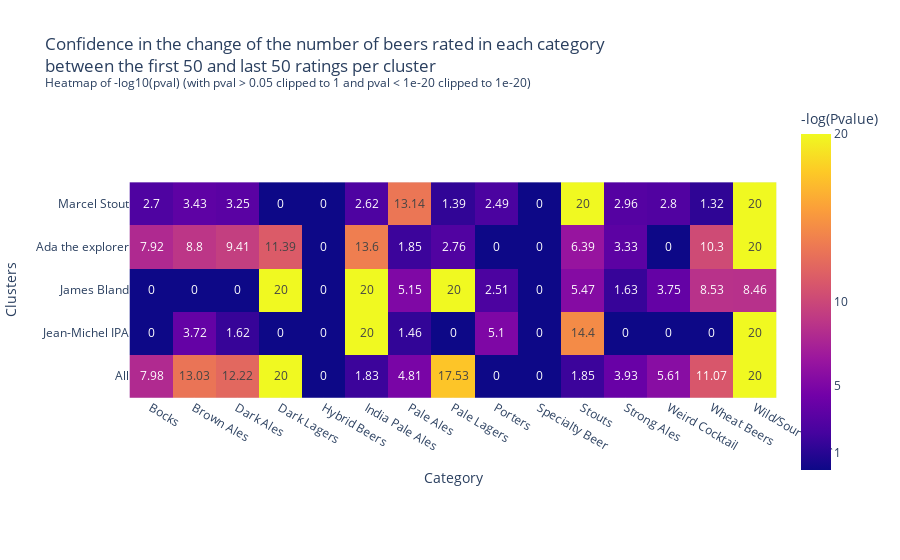

The notebook cell saved with this chart:
### Code cell
df_pval = mean_user.iloc[:,30:35].T.copy()
pval = df_pval.to_numpy()
#print(pval.dtypes)

# pval = pval[pval > 0.05]

pval[pval < 1e-20] = 1e-20
pval[pval > 0.05] = 1
pval = -np.log10(pval)
pval = np.round(pval,2)


#pval.iloc[4,14] = max(pval)Plot Title <br><sup>Plot Subtitle</sup>
fig = px.imshow(pval, text_auto=True, title="Confidence in the change of the number of beers rated in each category <br>"\
                                            "between the first 50 and last 50 ratings per cluster<br><sup>"\
                                            "Heatmap of -log10(pval) (with pval > 0.05 clipped to 1 and pval < 1e-20 clipped to 1e-20)</sup>",
                labels=dict(x="Category", y="Clusters", color="Pvalue"),
                x=df_pval.columns.values,
                y=list(idx.keys()),
               )
#plt.figtext(0.5, 0.01, "fdnpobfsubgpafbagèaiègs")

fig.update_layout(coloraxis_colorbar=dict(
    title="-log(Pvalue)",
    tickvals=[1,5,10,20],
    ticktext=["1", "5", "10", "20"],
))


fig.show()
fig.write_html("heatmap_pval.html")

### Figure 1 — Plotly figure (JSON) as saved in the notebook; plotly's stock layout.template omitted (floating-point values rounded to 4 significant figures)
{"data": [{"coloraxis": "coloraxis", "hovertemplate": "Category: %{x}<br>Clusters: %{y}<br>Pvalue: %{z}<extra></extra>", "name": "0", "texttemplate": "%{z}", "type": "heatmap", "x": ["Bocks", "Brown Ales", "Dark Ales", "Dark Lagers", "Hybrid Beers", "India Pale Ales", "Pale Ales", "Pale Lagers", "Porters", "Specialty Beer", "Stouts", "Strong Ales", "Weird Cocktail", "Wheat Beers", "Wild/Sour Beers"], "xaxis": "x", "y": ["Marcel Stout", "Ada the explorer", "James Bland", "Jean-Michel IPA", "All"], "yaxis": "y", "z": [[2.7, 3.43, 3.25, 0, 0, 2.62, 13.14, 1.39, 2.49, 0, 20, 2.96, 2.8, 1.32, 20], [7.92, 8.8, 9.41, 11.39, 0, 13.6, 1.85, 2.76, 0, 0, 6.39, 3.33, 0, 10.3, 20], [0, 0, 0, 20, 0, 20, 5.15, 20, 2.51, 0, 5.47, 1.63, 3.75, 8.53, 8.46], [0, 3.72, 1.62, 0, 0, 20, 1.46, 0, 5.1, 0, 14.4, 0, 0, 0, 20], [7.98, 13.03, 12.22, 20, 0, 1.83, 4.81, 17.53, 0, 0, 1.85, 3.93, 5.61, 11.07, 20]]}], "layout": {"coloraxis": {"colorbar": {"ticktext": ["1", "5", "10", "20"], "tickvals": [1, 5, 10, 20], "title": {"text": "-log(Pvalue)"}}, "colorscale": [[0, "#0d0887"], [0.1111, "#46039f"], [0.2222, "#7201a8"], [0.3333, "#9c179e"], [0.4444, "#bd3786"], [0.5556, "#d8576b"], [0.6667, "#ed7953"], [0.7778, "#fb9f3a"], [0.8889, "#fdca26"], [1, "#f0f921"]]}, "title": {"text": "Confidence in the change of the number of beers rated in each category <br>between the first 50 and last 50 ratings per cluster<br><sup>Heatmap of -log10(pval) (with pval > 0.05 clipped to 1 and pval < 1e-20 clipped to 1e-20)</sup>"}, "xaxis": {"anchor": "y", "constrain": "domain", "domain": [0, 1], "scaleanchor": "y", "title": {"text": "Category"}}, "yaxis": {"anchor": "x", "autorange": "reversed", "constrain": "domain", "domain": [0, 1], "title": {"text": "Clusters"}}}}
